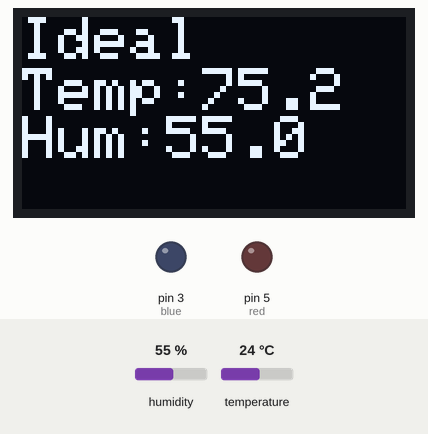
This sketch was run on a simulated Arduino Uno, built with avr-gcc and run on an emulated ATmega328P. Shown: 128×64 one-colour display, output pins drawn as LEDs (lit = HIGH). The test bench sets the inputs (shaded band); at power-on: temperature 24 °C, humidity 55 %. The display library's start-up logo is not drawn; pins used as bus, display or sensor lines are not drawn; what the sketch prints to the serial monitor is not drawn.

Above: at 5.2 s.
5.3 s: temperature set to 12 °C
At 6.8 s:
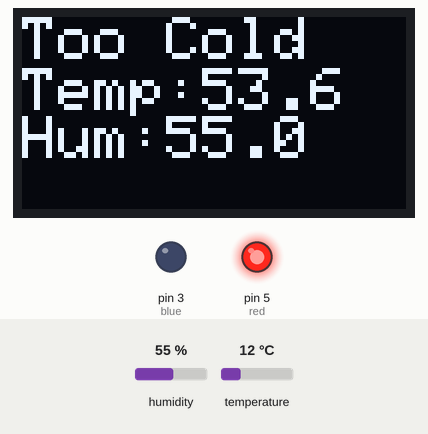
8.0 s: temperature set to 22 °C
At 9.1 s:
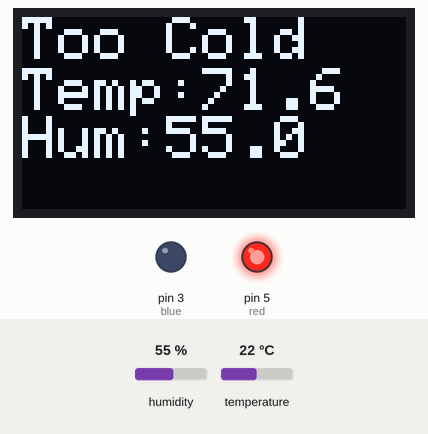
10.7 s: temperature set to 25 °C
At 13.5 s:
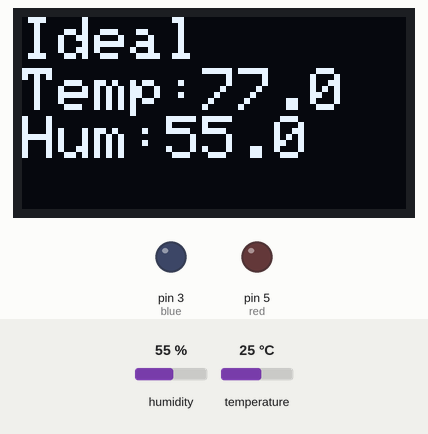
13.8 s: temperature set to 29 °C
At 14.7 s:
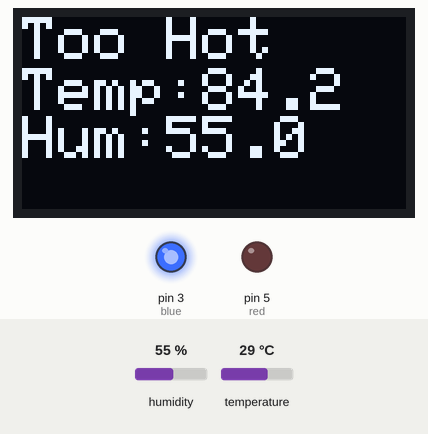
16.5 s: humidity set to 22 %
At 19.2 s:
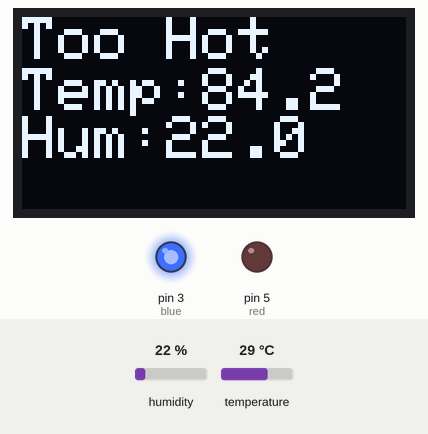
Timing chart, 0 to 20.7 s (numbered marks = the images above; inputs shaded):
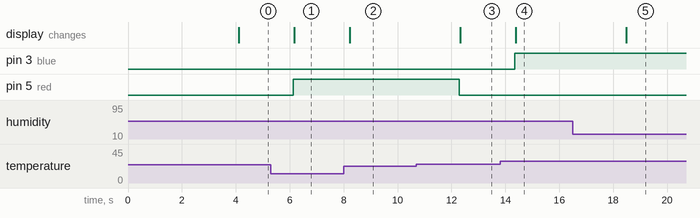

The sketch:

myWeather2.ino
```cpp
// (licence header left out)
#include <Wire.h>
// two libraries inserted into the 'libraries' folder
#include <Adafruit_GFX.h>
#include <Adafruit_SSD1306.h>
// dht library
#include "DHT.h"

#define DHTPIN 2     // what digital pin we're connected to
#define OLED_RESET 4
Adafruit_SSD1306 display(OLED_RESET); //Resets the OLED

//#define DHTTYPE DHT22
#define DHTTYPE    DHT11     // DHT 11

//Checks if the display is of the correct size
#if (SSD1306_LCDHEIGHT != 64)
#error("Height incorrect, please fix Adafruit_SSD1306.h!");
#endif

//Declares DHT pin and type
DHT dht(DHTPIN, DHTTYPE);

//Set hot and cold limits
const int hot = 82.0; //set hot parameter
const int cold = 75.0; //set cold parameter

void setup()   {
//Define pin inputs and outputs
  pinMode(A2, INPUT); //sensor
  pinMode(3, OUTPUT); //blue
  pinMode(4, OUTPUT); //green
  pinMode(5, OUTPUT); //red
  //Begin Serial port for displaying on data in the Serial Monitor
  Serial.begin(9600);
  display.begin(SSD1306_SWITCHCAPVCC, 0x3C);  // initialize with the I2C addr 0x3D (for the 128x64)
  display.display(); // show splashscreen
  delay(2000);
  display.clearDisplay();   // clears the screen and buffer

  dht.begin();
  delay(2000);
}

void loop() {
  //int sensor = analogRead(A2);
  //float voltage = (sensor / 1024.0) * 5.0;
  //float tempC = (voltage - .5) * 100;
  //float tempF = (tempC * 1.8) + 32;
  //Serial.print(F("temp: "));
  //Serial.print(tempF);
    display.clearDisplay();
    display.setTextSize(2);
    display.setTextColor(WHITE);
    display.setCursor(0,0);
    //display.println(F("Inside Tmp"));

  float h = dht.readHumidity();
  // Read temperature as Celsius (isCelsius = true)
  float t = dht.readTemperature(true);
  // Read temperature as Fahrenheit (the default)
  float f = dht.readTemperature();

  // Check if any reads failed.
  if (isnan(h) || isnan(t) || isnan(f)) {
    delay(2000);
  } else{
    // routine for converting temp/hum floats to char arrays
    char temp_buff[5]; char hum_buff[5];
    char temp_disp_buff[11] = "Temp:";
    char hum_disp_buff[11] = "Hum:";

    // appending temp/hum to buffers
    dtostrf(t,2,1,temp_buff);
    strcat(temp_disp_buff,temp_buff);
    dtostrf(h,2,1,hum_buff);
    strcat(hum_disp_buff,hum_buff);

    if (dht.readTemperature(true) < cold) { //cold
    digitalWrite(3, LOW);
    digitalWrite(4, LOW);
    digitalWrite(5, HIGH);
    display.println(F("Too Cold"));
    //Serial.println(F(" Too Cold."));
    Serial.println(dht.readTemperature(true));
  }
  else if (dht.readTemperature(true) >= hot) { //hot
    digitalWrite(3, HIGH);
    digitalWrite(4, LOW);
    digitalWrite(5, LOW);
    display.println(F("Too Hot"));
    //Serial.println(F(" Too Hot."));
    Serial.println(f = dht.readTemperature(true));
  }
  else { //fine
    digitalWrite(3, LOW);
    digitalWrite(4, HIGH);
    digitalWrite(5, LOW);
    display.println(F("Ideal"));
    //Serial.println(F(" It's Fine."));
    Serial.println(f = dht.readTemperature(true));
  }

    // routine for displaying text for temp/hum readout
    display.setCursor(0,17);
    display.println(temp_disp_buff);
    display.println(hum_disp_buff);
    display.display();
    delay(2000);
  }
}
```

Measured:
- the behaviour switches between 23 and 24 °C on temperature (found by bisection; images 2 and 3)
- the behaviour switches between 27 and 28 °C on temperature (found by bisection; images 3 and 4)
- after the input at 5.3 s, pin 5 (red): LOW → HIGH after 0.83 s; the display: changes after 0.86 s (image 1)
- after the input at 8.0 s, the display: changes after 0.22 s (image 2)
- after the input at 10.7 s, pin 5 (red): HIGH → LOW after 1.6 s; the display: changes after 1.6 s (image 3)
- after the input at 13.8 s, pin 3 (blue): LOW → HIGH after 0.55 s; the display: changes after 0.58 s (image 4)
- after the input at 16.5 s, the display: changes after 2.0 s (image 5)
